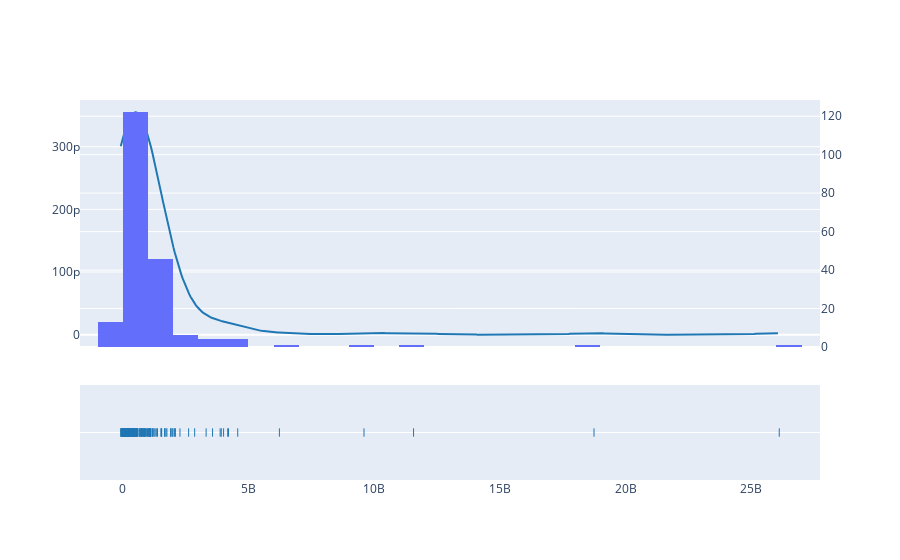

Source (notebook cell):
### Code cell
import plotly.figure_factory as ff
import plotly.express as px
import numpy as np
import pandas as pd

fig = ff.create_distplot(
    [df_fundamentals["ebitda"].tolist()],
    group_labels=["ebitda"],
    show_hist=False,
).add_traces(
    px.histogram(df_fundamentals, x="ebitda")
    .update_traces(yaxis="y3", name="histogram")
    .data
).update_layout(yaxis3={"overlaying": "y", "side": "right"}, showlegend=False)

fig

### Figure 1 — Plotly figure (JSON) as saved in the notebook; plotly's stock layout.template omitted (floating-point values rounded to 4 significant figures; data arrays with more than 128 entries replaced by an {"elided": "..."} marker saying what was removed)
{"data": [{"legendgroup": "ebitda", "marker": {"color": "rgb(31, 119, 180)"}, "mode": "lines", "name": "ebitda", "showlegend": true, "type": "scatter", "x": {"elided": "500 float values"}, "xaxis": "x", "y": {"elided": "500 float values"}, "yaxis": "y"}, {"legendgroup": "ebitda", "marker": {"color": "rgb(31, 119, 180)", "symbol": "line-ns-open"}, "mode": "markers", "name": "ebitda", "showlegend": false, "type": "scatter", "x": {"elided": "200 float values"}, "xaxis": "x", "y": {"elided": "200 str values"}, "yaxis": "y2"}, {"alignmentgroup": "True", "bingroup": "x", "hovertemplate": "ebitda=%{x}<br>count=%{y}<extra></extra>", "legendgroup": "", "marker": {"color": "#636efa", "pattern": {"shape": ""}}, "name": "histogram", "offsetgroup": "", "orientation": "v", "showlegend": false, "type": "histogram", "x": {"elided": "200 float values"}, "xaxis": "x", "yaxis": "y3"}], "layout": {"barmode": "overlay", "hovermode": "closest", "legend": {"traceorder": "reversed"}, "showlegend": false, "xaxis": {"anchor": "y2", "domain": [0, 1], "zeroline": false}, "yaxis": {"anchor": "free", "domain": [0.35, 1], "position": 0}, "yaxis2": {"anchor": "x", "domain": [0, 0.25], "dtick": 1, "showticklabels": false}, "yaxis3": {"overlaying": "y", "side": "right"}}}
